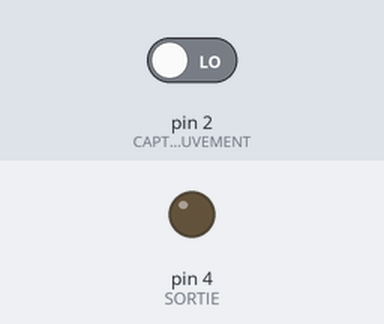
The sketch below on a simulated Arduino Uno, built with avr-gcc and run on an emulated ATmega328P. Shown: output pins drawn as LEDs (lit = HIGH). Inputs (shaded band) come from the test bench; at power-on: pin 2 (CAPTEUR_MOUVEMENT) LOW.

Above: at 1.2 s.
1.3 s: pin 2 (CAPTEUR_MOUVEMENT) driven HIGH
At 2.2 s:
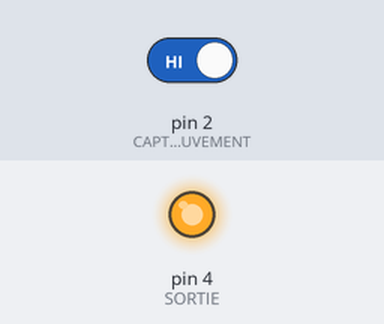
2.8 s: pin 2 (CAPTEUR_MOUVEMENT) driven LOW
At 3.4 s:
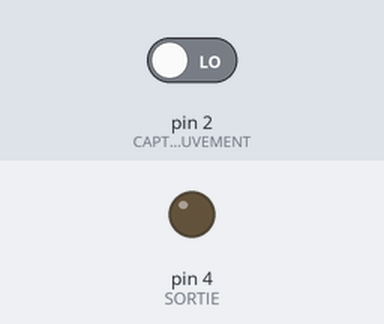
Timing chart, 0 to 5.8 s (numbered marks = the images above; inputs shaded):
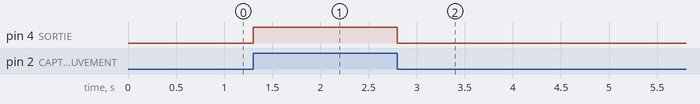

The sketch:

DetectionDeMouvementTrinket.ino
```cpp
/*******************************************************************************/
/* Definition des entrees / sorties */
#define CAPTEUR_MOUVEMENT 2
#define SORTIE	4

void setup()
{
	initialiserEntreesSorties();
}

void loop()
{
	if(mouvementDetecte())
		activerSortie();
	else
		desactiverSortie();
}
void initialiserEntreesSorties()
{
	pinMode(CAPTEUR_MOUVEMENT, INPUT);
	pinMode(SORTIE,OUTPUT);
}
void activerSortie()
{
	digitalWrite(SORTIE,HIGH);
}
void desactiverSortie()
{
	digitalWrite(SORTIE,LOW);
}
/***************************************************************/
/*Function: detection d'un mouvement */
/*Return:-boolean, true si un mouvement est detecte.*/
boolean mouvementDetecte()
{
	int valeurDuCapteur = digitalRead(CAPTEUR_MOUVEMENT);

        return (valeurDuCapteur == HIGH);
}
```

Measured:
- after the input at 1.3 s, pin 4 (SORTIE): LOW → HIGH at once
- after the input at 2.8 s, pin 4 (SORTIE): HIGH → LOW at once
